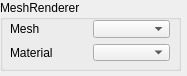
<?xml version="1.0" encoding="UTF-8"?>
<ui version="4.0">
 <class>MeshRendererInspector</class>
 <widget class="QWidget" name="MeshRendererInspector">
  <property name="geometry">
   <rect>
    <x>0</x>
    <y>0</y>
    <width>187</width>
    <height>76</height>
   </rect>
  </property>
  <property name="windowTitle">
   <string>Form</string>
  </property>
  <widget class="QGroupBox" name="groupBox">
   <property name="geometry">
    <rect>
     <x>0</x>
     <y>0</y>
     <width>181</width>
     <height>71</height>
    </rect>
   </property>
   <property name="title">
    <string>MeshRenderer</string>
   </property>
   <property name="alignment">
    <set>Qt::AlignLeading|Qt::AlignLeft|Qt::AlignTop</set>
   </property>
   <widget class="QWidget" name="gridLayoutWidget">
    <property name="geometry">
     <rect>
      <x>10</x>
      <y>20</y>
      <width>160</width>
      <height>41</height>
     </rect>
    </property>
    <layout class="QGridLayout" name="gridLayout">
     <item row="0" column="0">
      <widget class="QLabel" name="label">
       <property name="text">
        <string>Mesh</string>
       </property>
      </widget>
     </item>
     <item row="1" column="0">
      <widget class="QLabel" name="label_2">
       <property name="text">
        <string>Material</string>
       </property>
      </widget>
     </item>
     <item row="0" column="1">
      <widget class="QComboBox" name="comboBox"/>
     </item>
     <item row="1" column="1">
      <widget class="QComboBox" name="comboBox_2"/>
     </item>
    </layout>
   </widget>
  </widget>
 </widget>
 <resources/>
 <connections/>
</ui>
